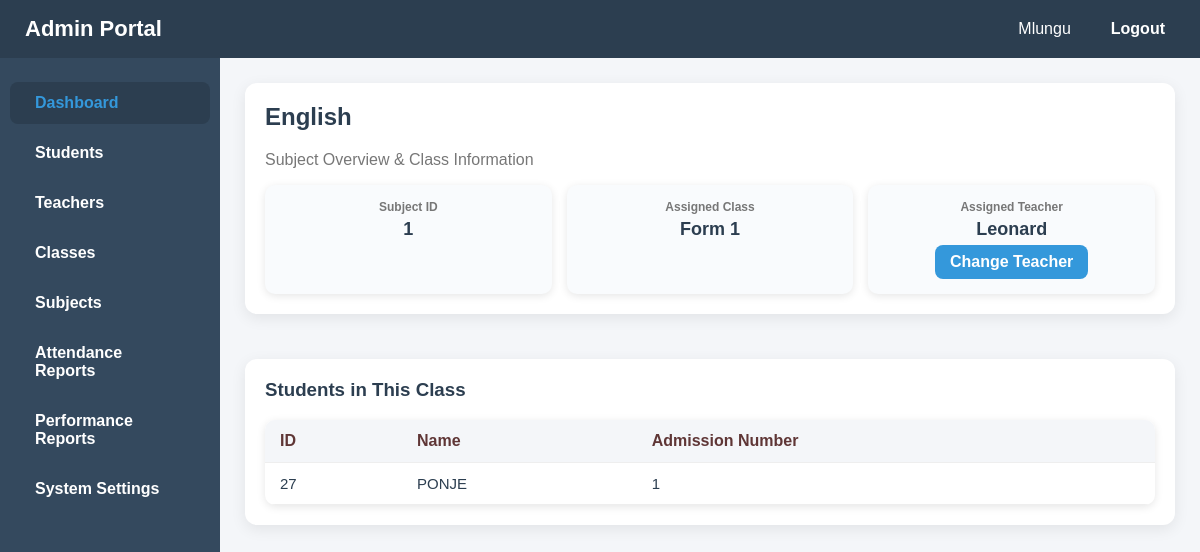
The app's page /admin/subjects/view_subject.php?id=1 (signed in) with its own data.
### tables this page shows
CREATE TABLE IF NOT EXISTS `subjects` (
  `subject_id` int NOT NULL AUTO_INCREMENT,
  `subject_name` varchar(100) NOT NULL,
  `class_id` int DEFAULT NULL,
  PRIMARY KEY (`subject_id`)
);

CREATE TABLE IF NOT EXISTS `classes` (
  `class_id` int NOT NULL AUTO_INCREMENT,
  `class_name` varchar(50) NOT NULL,
  `class_teacher` int DEFAULT NULL,
  PRIMARY KEY (`class_id`),
  KEY `class_teacher` (`class_teacher`)
);

CREATE TABLE IF NOT EXISTS `users` (
  `user_id` int NOT NULL AUTO_INCREMENT,
  `name` varchar(100) NOT NULL,
  `username` varchar(50) NOT NULL,
  `password` varchar(255) NOT NULL,
  `role` enum('admin','teacher','student') NOT NULL,
  `email` varchar(100) DEFAULT NULL,
  `phone` varchar(20) DEFAULT NULL,
  `created_at` timestamp NULL DEFAULT CURRENT_TIMESTAMP,
  `profile_image` varchar(255) DEFAULT 'default.png',
  `last_login` datetime DEFAULT NULL,
  PRIMARY KEY (`user_id`),
  UNIQUE KEY `username` (`username`)
);

CREATE TABLE IF NOT EXISTS `students` (
  `student_id` int NOT NULL AUTO_INCREMENT,
  `user_id` int NOT NULL,
  `admission_number` varchar(20) DEFAULT NULL,
  `class_id` int DEFAULT NULL,
  `gender` varchar(10) DEFAULT NULL,
  `date_of_birth` date DEFAULT NULL,
  `phone` varchar(20) DEFAULT NULL,
  PRIMARY KEY (`student_id`),
  UNIQUE KEY `admission_number` (`admission_number`),
  KEY `user_id` (`user_id`),
  KEY `class_id` (`class_id`)
);

### admin/subjects/view_subject.php (the view, shortened to what this page needs)
<?php
include("../../config/database.php");
$subject_id = intval($_GET['id']);
$subject = mysqli_query($conn, "
    SELECT
        subjects.subject_id,
        subjects.subject_name,
        subjects.class_id,
        classes.class_name
    FROM subjects
    LEFT JOIN classes ON subjects.class_id = classes.class_id
    WHERE subjects.subject_id = '$subject_id'
");
$subject_data = mysqli_fetch_assoc($subject);
$teacher = null;
if(!empty($subject_data['class_id'])){
    $teacher_query = mysqli_query($conn, "
        SELECT u.user_id, u.name
        FROM class_subjects cs
        LEFT JOIN teachers t ON cs.teacher_id = t.teacher_id
        LEFT JOIN users u ON t.user_id = u.user_id
        WHERE cs.class_id = '{$subject_data['class_id']}' AND cs.subject_id = '{$subject_data['subject_id']}'
        LIMIT 1
    ");
    $teacher = mysqli_fetch_assoc($teacher_query);
}
$students = null;
if(!empty($subject_data['class_id'])){
    $students = mysqli_query($conn, "
        SELECT students.student_id, users.name, students.admission_number
        FROM students
        JOIN users ON students.user_id = users.user_id
        WHERE students.class_id = '{$subject_data['class_id']}'
        ORDER BY users.name ASC
    ");
}
?>
<!DOCTYPE html>
<html lang="en">
<head>
    <link rel="stylesheet" href="../../assets/css/admin.css">
</head>
<body>
<div class="header">
    <div class="header-left">
        <span class="dashboard-title">Admin Portal</span>
    </div>
    <div class="header-right">
        <span><?php echo $_SESSION['name']; ?></span>
        <a href="../../includes/logout.php">Logout</a>
    </div>
</div>
<div class="dashboard">
<div class="sidebar">
    <a href="../dashboard.php" class="active">Dashboard</a>
    <a href="../students/manage_students.php">Students</a>
    <a href="../teachers/manage_teachers.php">Teachers</a>
    <a href="../classes/manage_classes.php">Classes</a>
    <a href="../subjects/manage_subjects.php">Subjects</a>
    <a href="../reports/attendance_report.php">Attendance Reports</a>
    <a href="../reports/performance_report.php">Performance Reports</a>
    <a href="../settings/system_settings.php">System Settings</a>
</div>
    <div class="content">
        <div class="card">
            <h2><?php echo htmlspecialchars($subject_data['subject_name']); ?></h2>
            <p style="color:#777;">Subject Overview & Class Information</p>
            <div class="dashboard-grid">
                <div class="stat-box">
                    <h4>Subject ID</h4>
                    <p><?php echo $subject_data['subject_id']; ?></p>
                </div>
                <div class="stat-box">
                    <h4>Assigned Class</h4>
                    <p><?php echo $subject_data['class_name'] ?? 'Not Assigned'; ?></p>
                </div>
                <div class="stat-box">
                    <h4>Assigned Teacher</h4>
                    <p>
                        <?php
                        if($teacher){
                            echo htmlspecialchars($teacher['name']);
                        } else {
                            echo '<span class="no-teacher">Not Assigned</span>';
                        }
                        ?>
                    </p>
                    <a href="assign_teacher_subject.php?class_id=<?php echo $subject_data['class_id']; ?>&subject_id=<?php echo $subject_id; ?>" class="btn" style="margin-top:5px; display:inline-block;">
                        <?php echo $teacher ? 'Change Teacher' : 'Assign Teacher'; ?>
                    </a>
                </div>
            </div>
        </div>
        <div class="card">
            <h3>Students in This Class</h3>
            <?php if(!empty($subject_data['class_id']) && $students && mysqli_num_rows($students) > 0){ ?>
                <table>
                    <tr>
                        <th>ID</th>
                        <th>Name</th>
                        <th>Admission Number</th>
                    </tr>
                    <?php while($s = mysqli_fetch_assoc($students)){ ?>
                        <tr>
                            <td><?php echo $s['student_id']; ?></td>
                            <td><?php echo htmlspecialchars($s['name']); ?></td>
                            <td><?php echo htmlspecialchars($s['admission_number']); ?></td>
                        </tr>
                    <?php } ?>
                </table>
            <?php } else { ?>
                <p style="color:#888;">No students found in this class.</p>
            <?php } ?>
        </div>
    </div>
</div>
</body>
</html>

### assets/css/admin.css (style rules this page uses)
body { font-family: Arial, Helvetica, sans-serif; background: #f4f6f9; margin: 0; }
.header { display: flex; justify-content: space-between; align-items: center; background: #2c3e50; color: white; padding: 12px 25px; }
.header-left .dashboard-title { font-size: 22px; font-weight: bold; }
.header-right { display: flex; align-items: center; gap: 15px; }
.header a { color: white; text-decoration: none; font-weight: bold; padding: 5px 10px; border-radius: 5px; transition: 0.3s; }
.dashboard { display: flex; min-height: calc(100vh - 60px); }
.sidebar { width:220px; background:#34495e; padding:20px 0; display:flex; flex-direction:column; }
.sidebar a { display:flex; align-items:center; padding:12px 18px; margin:4px 10px; color:white; text-decoration:none; border-radius:8px; transition:0.3s; }
.content { flex: 1; padding: 25px; display: flex; flex-direction: column; gap: 25px; }
.stat-box { flex: 1; min-width: 180px; background: white; padding: 20px; border-radius: 10px; text-align: center; box-shadow: 0 2px 8px rgba(0,0,0,0.1); transition: 0.3s; }
.stat-box h4 { margin: 0; color: #777; }
.stat-box p { font-size: 22px; font-weight: bold; margin-top: 10px; color: #2c3e50; }
.card { background: white; padding: 20px; border-radius: 12px; box-shadow: 0 2px 8px rgba(0,0,0,0.1); }
table { width: 100%; border-collapse: collapse; background: white; border-radius: 10px; overflow: hidden; box-shadow: 0 2px 8px rgba(0,0,0,0.1); }
table th, table td { padding: 12px 15px; text-align: left; border-bottom: 1px solid #eee; }
table th { background: #f4f6f9; }
.btn { background: #3498db; color: white; padding: 10px 15px; border-radius: 6px; text-decoration: none; font-weight: bold; transition: 0.3s; }
.dashboard-grid { display: grid; grid-template-columns: 1fr 1fr; gap: 20px; }

### admin/subjects/view_subject.php (style rules this page uses)
body { font-family: Arial, sans-serif; background: #f4f6f9; color: #2c3e50; }
.dashboard { display: flex; min-height: 100vh; }
.sidebar { width: 220px; background: #34495e; color: #fff; padding: 20px 0; display: flex; flex-direction: column; }
.sidebar a { padding: 12px 25px; color: #fff; font-weight: bold; transition: 0.3s; }
.sidebar a:hover, .sidebar a.active { background: #2c3e50;color:#3498db; }
.content { flex: 1; padding: 25px; }
.header { display: flex; justify-content: space-between; align-items: center; background: #2c3e50; color: #fff; padding: 15px 25px; }
.header a { color: #fff; margin-left: 15px; }
.card { background: #fff; padding: 20px; margin-bottom: 20px; border-radius: 12px; box-shadow: 0 4px 15px rgba(0,0,0,0.08); }
h2, h3 { margin-top: 0; }
.dashboard-grid { display: grid; grid-template-columns: repeat(auto-fit, minmax(200px, 1fr)); gap: 15px; margin-top: 15px; }
.stat-box { background: #f9fbfd; padding: 15px; border-radius: 10px; text-align: center; }
.stat-box h4 { font-size: 12px; color: #777; margin-bottom: 5px; }
.stat-box p { font-size: 18px; font-weight: bold; color: #2c3e50; margin: 0; }
table { width: 100%; border-collapse: collapse; margin-top: 15px; }
th, td { padding: 12px; border-bottom: 1px solid #eee; }
th { background: #3498db; color: #5f3636; text-align: left; }
td { font-size: 15px; }
.btn { padding: 8px 15px; border-radius: 8px; text-decoration: none; font-weight: bold; color: #fff; background: #3498db; transition: 0.3s; }

### records on screen
subjects: subject_name "English", subject_id "1", class.class_name "Form 1"
users: name "Leonard"
students: student_id "27", user.name "PONJE", admission_number "1"

### other values on screen
$_SESSION['name'] "Mlungu"
